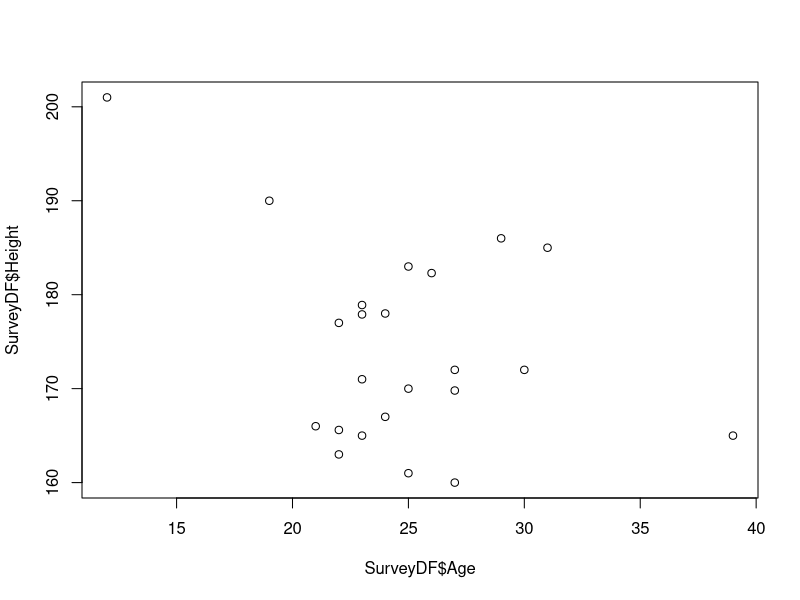
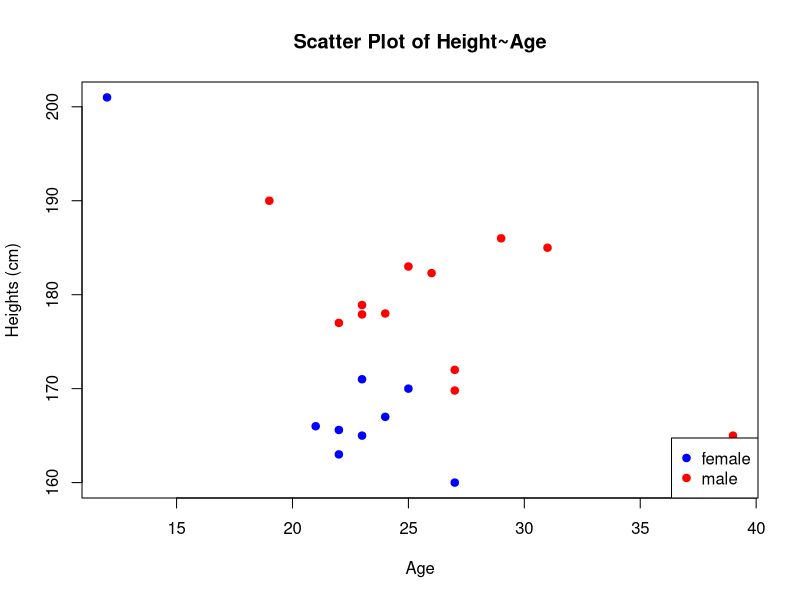
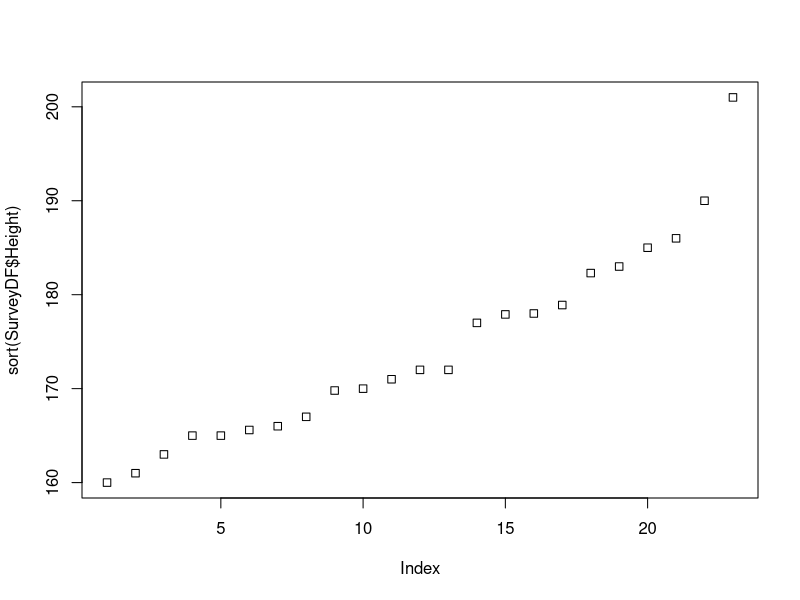
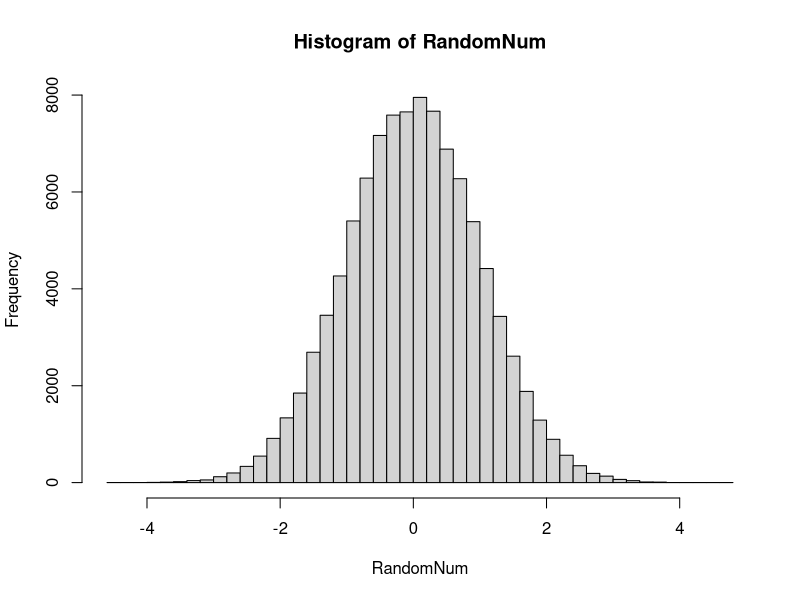
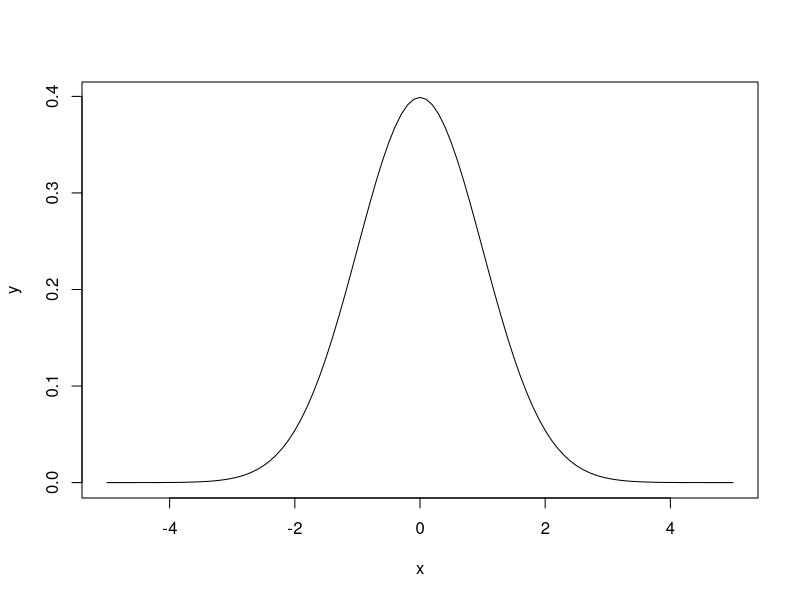
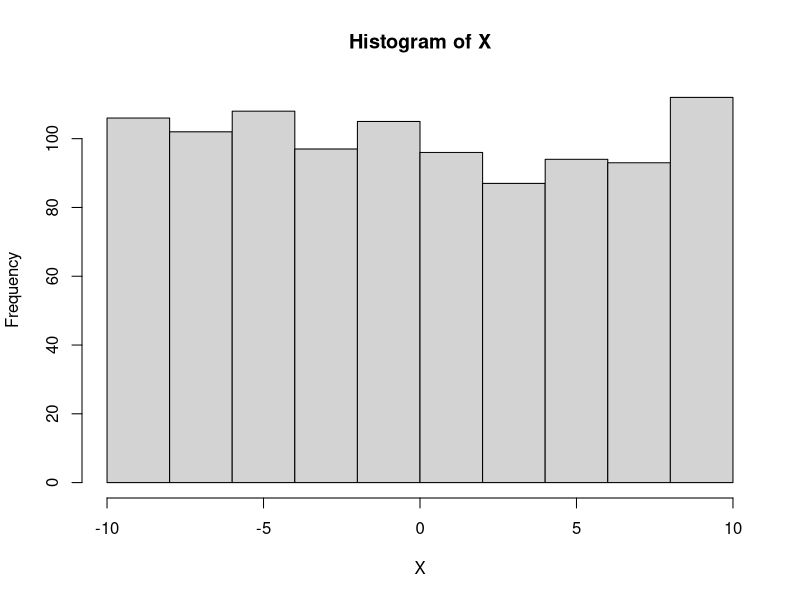
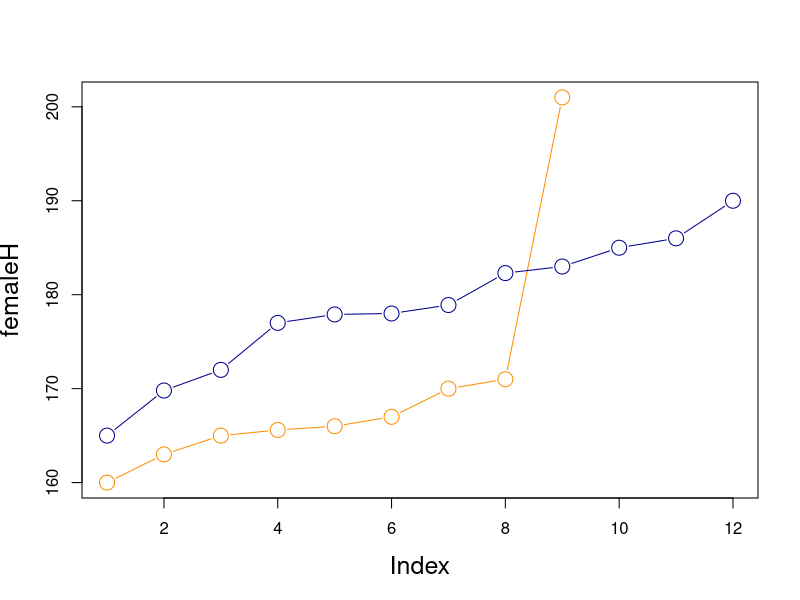
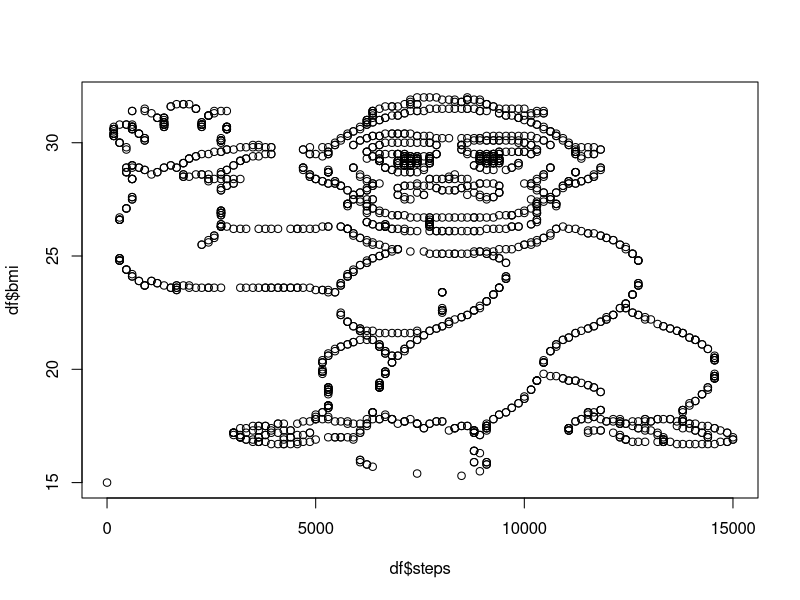

The R script that drew these images, in order:
## ---- chunk 1
? mean
## ---- chunk 2
a <- 5
b = c(2,4,6,8)
d <- c(3,5,7,9)
## ---- chunk 3
a
b
## ---- chunk 4
d[3]
## ---- chunk 5
a*b
## ---- chunk 6
b+d
b+1
## ---- chunk 7
b1 <- TRUE
b2 <- 1>2
## ---- chunk 8
b1 & b2
b1 | b2
## ---- chunk 9
rep(1,7)
## ---- chunk 10
seq(1,7,by=2)
## ---- chunk 11
rev(seq(1,7))
## ---- chunk 12
V <- seq(2,10,by =2)
V
## ---- chunk 13
x <- V[3]
x > 3
## ---- chunk 14
x<- rev(V)
x
x/2
## ---- chunk 15
10%%7
## ---- chunk 16
x <- 4
if (x>4)
{
  print("larger than four")
}  else
{
  print("four or less")
}  
## ---- chunk 17
sequence <- seq(1,5)
for (i in sequence)
{
  print(i+1)
}
## ---- chunk 18
for(i in seq(1,50))
{
  if (i %% 7 == 0) 
  {
    print(i)  
  }
}
## ---- chunk 19
testDF <- read.csv("TutorialHeights_Test.csv", header = TRUE, sep = ",", quote = "\"",
                           stringsAsFactors = FALSE)
head(testDF)
## ---- chunk 20
SurveyDF <- read.csv("TutorialHeightsSurvey.dat", header = TRUE, sep = "\t", quote = "'",
                           stringsAsFactors = FALSE)
head(SurveyDF,n=7)
## ---- chunk 21
names(SurveyDF)
head(SurveyDF)
## ---- chunk 22
SurveyDF[2,]
## ---- chunk 23
SurveyDF[3,4]
## ---- chunk 24
SurveyDF$Height
## ---- chunk 25
SurveyDF$Height[1:3]
## ---- chunk 26
SurveyDF$sequence <- seq(1,nrow(SurveyDF))
head(SurveyDF, n=3)
## ---- chunk 27
newrow <- data.frame(Timestamp=NA, Age=31, Gender="Male", Height=185, sequence=0)
print(newrow)
## ---- chunk 28
SurveyDF2 <- rbind(SurveyDF, newrow)
tail(SurveyDF2)
## ---- chunk 29
df <- SurveyDF[c(1,3,5),]
df[,1]
## ---- chunk 30
SurveyDF$Height[SurveyDF$Gender == "Female"]
## ---- chunk 31
plot(SurveyDF$Age, SurveyDF$Height)
## ---- chunk 32
unique(SurveyDF$Gender)
## ---- chunk 33
SurveyDF$Gender <- tolower(SurveyDF$Gender)
err <- SurveyDF$Gender!= "male" & SurveyDF$Gender != "female"
SurveyDF$Gender[err] <- NA
SurveyDF$Gender <- as.factor(SurveyDF$Gender)
unique(SurveyDF$Gender)
## ---- chunk 34
plot(SurveyDF$Age, SurveyDF$Height, xlab="Age", 
     ylab="Heights (cm)", main="Scatter Plot of Height~Age", pch=19,
     col=c("blue","red")[SurveyDF$Gender])
legend("bottomright", legend = levels(SurveyDF$Gender),
       col=c("blue","red"), pch=19)
## ---- chunk 35
MaleDF <- SurveyDF[SurveyDF$Gender=="male",]
mean(MaleDF$Height, na.rm=TRUE)
sqrt(var(MaleDF$Height, na.rm=TRUE))
## ---- chunk 36
FemaleDF <- SurveyDF[SurveyDF$Gender=="female",]
mean(FemaleDF$Height, na.rm=TRUE)
sd(FemaleDF$Height, na.rm=TRUE)
## ---- chunk 37
plot(sort(SurveyDF$Height), pch=0)
## ---- chunk 38
mean(SurveyDF$Height)
median(SurveyDF$Height)
sd(SurveyDF$Age[SurveyDF$Gender=="female"])
sd(SurveyDF$Age[SurveyDF$Gender=="female"], na.rm=TRUE)
## ---- chunk 39
# Set seed for random generator
set.seed(23-2-2017)
# Generate 100000 random numbers from normal distribution
RandomNum <- rnorm(100000, mean=0, sd=1)
# Calculate and plot histogram
hist(RandomNum,breaks=50)
## ---- chunk 40
dnorm(0)
dnorm(1, mean=2, sd=2)
x <- seq(-5,5,by=.1)
y <- dnorm(x)
plot(x,y, type="l")
## ---- chunk 41
X <- runif(n=1000, min=-10, max=10)
hist(X)
## ---- chunk 42
i1 <- 1
i2 <- 1
print(i1)
while (i2 < 100)
{
  print(i2)
  s <- i2
  i2 <- i2 + i1
  i1 <- s
}
## ---- chunk 43
for (i in seq(2, nrow(SurveyDF)))
{
  if (SurveyDF$Height[i] > SurveyDF$Height[i-1])
  { print(SurveyDF$Height[i])}
}
## ---- chunk 44
maleH <- sort(SurveyDF$Height[SurveyDF$Gender=="male"])
femaleH <- sort(SurveyDF$Height[SurveyDF$Gender=="female"])
L <- max(length(maleH), length(femaleH))
plot(femaleH, type="b", col="darkorange", xlim=c(1,L), 
     ylim=range(c(maleH, femaleH)), cex=2, cex.lab=1.5)
points(maleH, type="b", col="darkblue", cex=2)
## ---- chunk 45
df <- read.csv("BMI-steps.csv")
cor(df$steps, df$bmi)
cor(df$steps[df$gender=="man"], df$bmi[df$gender=="man"])
cor(df$steps[df$gender=="woman"], df$bmi[df$gender=="woman"])
plot(df$steps, df$bmi) 
#Data from https://www.biorxiv.org/content/10.1101/2020.07.30.228916v1.full
